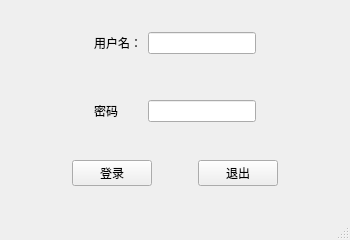
<?xml version="1.0" encoding="UTF-8"?>
<ui version="4.0">
 <class>MainWindow</class>
 <widget class="QMainWindow" name="MainWindow">
  <property name="geometry">
   <rect>
    <x>0</x>
    <y>0</y>
    <width>350</width>
    <height>240</height>
   </rect>
  </property>
  <property name="minimumSize">
   <size>
    <width>350</width>
    <height>240</height>
   </size>
  </property>
  <property name="maximumSize">
   <size>
    <width>350</width>
    <height>240</height>
   </size>
  </property>
  <property name="windowTitle">
   <string>登录窗口</string>
  </property>
  <widget class="QWidget" name="centralwidget">
   <layout class="QVBoxLayout" name="verticalLayout">
    <item>
     <widget class="QWidget" name="widget" native="true">
      <property name="sizePolicy">
       <sizepolicy hsizetype="Preferred" vsizetype="Fixed">
        <horstretch>0</horstretch>
        <verstretch>0</verstretch>
       </sizepolicy>
      </property>
      <layout class="QGridLayout" name="gridLayout">
       <item row="2" column="2">
        <widget class="QLineEdit" name="lineEdit_2">
         <property name="echoMode">
          <enum>QLineEdit::EchoMode::Password</enum>
         </property>
        </widget>
       </item>
       <item row="0" column="2">
        <widget class="QLineEdit" name="lineEdit"/>
       </item>
       <item row="0" column="3">
        <spacer name="horizontalSpacer_6">
         <property name="orientation">
          <enum>Qt::Orientation::Horizontal</enum>
         </property>
         <property name="sizeHint" stdset="0">
          <size>
           <width>40</width>
           <height>20</height>
          </size>
         </property>
        </spacer>
       </item>
       <item row="2" column="0">
        <spacer name="horizontalSpacer_5">
         <property name="orientation">
          <enum>Qt::Orientation::Horizontal</enum>
         </property>
         <property name="sizeHint" stdset="0">
          <size>
           <width>40</width>
           <height>20</height>
          </size>
         </property>
        </spacer>
       </item>
       <item row="0" column="1">
        <widget class="QLabel" name="label">
         <property name="text">
          <string>用户名：</string>
         </property>
        </widget>
       </item>
       <item row="2" column="1">
        <widget class="QLabel" name="label_2">
         <property name="text">
          <string>密码</string>
         </property>
        </widget>
       </item>
       <item row="0" column="0">
        <spacer name="horizontalSpacer_4">
         <property name="orientation">
          <enum>Qt::Orientation::Horizontal</enum>
         </property>
         <property name="sizeHint" stdset="0">
          <size>
           <width>40</width>
           <height>20</height>
          </size>
         </property>
        </spacer>
       </item>
       <item row="2" column="3">
        <spacer name="horizontalSpacer_7">
         <property name="orientation">
          <enum>Qt::Orientation::Horizontal</enum>
         </property>
         <property name="sizeHint" stdset="0">
          <size>
           <width>40</width>
           <height>20</height>
          </size>
         </property>
        </spacer>
       </item>
       <item row="1" column="1">
        <spacer name="verticalSpacer">
         <property name="orientation">
          <enum>Qt::Orientation::Vertical</enum>
         </property>
         <property name="sizeHint" stdset="0">
          <size>
           <width>20</width>
           <height>40</height>
          </size>
         </property>
        </spacer>
       </item>
      </layout>
     </widget>
    </item>
    <item>
     <widget class="QWidget" name="widget_3" native="true">
      <property name="sizePolicy">
       <sizepolicy hsizetype="Preferred" vsizetype="Fixed">
        <horstretch>0</horstretch>
        <verstretch>0</verstretch>
       </sizepolicy>
      </property>
      <layout class="QHBoxLayout" name="horizontalLayout_3">
       <item>
        <spacer name="horizontalSpacer">
         <property name="orientation">
          <enum>Qt::Orientation::Horizontal</enum>
         </property>
         <property name="sizeHint" stdset="0">
          <size>
           <width>40</width>
           <height>20</height>
          </size>
         </property>
        </spacer>
       </item>
       <item>
        <widget class="QPushButton" name="pushButton">
         <property name="text">
          <string>登录</string>
         </property>
        </widget>
       </item>
       <item>
        <spacer name="horizontalSpacer_3">
         <property name="orientation">
          <enum>Qt::Orientation::Horizontal</enum>
         </property>
         <property name="sizeType">
          <enum>QSizePolicy::Policy::Fixed</enum>
         </property>
         <property name="sizeHint" stdset="0">
          <size>
           <width>40</width>
           <height>20</height>
          </size>
         </property>
        </spacer>
       </item>
       <item>
        <widget class="QPushButton" name="pushButton_2">
         <property name="text">
          <string>退出</string>
         </property>
        </widget>
       </item>
       <item>
        <spacer name="horizontalSpacer_2">
         <property name="orientation">
          <enum>Qt::Orientation::Horizontal</enum>
         </property>
         <property name="sizeHint" stdset="0">
          <size>
           <width>40</width>
           <height>20</height>
          </size>
         </property>
        </spacer>
       </item>
      </layout>
     </widget>
    </item>
   </layout>
  </widget>
  <widget class="QMenuBar" name="menubar">
   <property name="geometry">
    <rect>
     <x>0</x>
     <y>0</y>
     <width>350</width>
     <height>22</height>
    </rect>
   </property>
  </widget>
  <widget class="QStatusBar" name="statusbar"/>
 </widget>
 <resources/>
 <connections/>
</ui>
